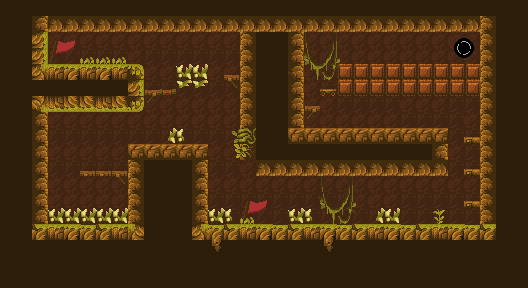

This game map was drawn from its Tiled (.tmx) file and the tilesets committed beside it. A one-line description and the trimmed map source follow:
An orthogonal 33x18 tile map with 16x16 px tiles, 5 tile layers (background, deep, platform, aset-1, ...), 2 tilesets and 20 objects (8x one-way-platform, 6x obstacle, 2x checkpoint, portal-sensor, key-sensor, ...).

<map version="1.10" tiledversion="1.11.2" orientation="orthogonal" renderorder="right-down" width="33" height="18" tilewidth="16" tileheight="16" infinite="0" nextlayerid="8" nextobjectid="47">
 <tileset firstgid="1" source="tileset.tsx" />
 <tileset firstgid="341" source="enviroment.tsx" />
 <layer id="7" name="background" width="33" height="18">
  <data>[594 cells, 224 non-empty, 2 distinct tile ids]</data>
 </layer>
 <layer id="1" name="deep" width="33" height="18">
  <data>[594 cells, 234 non-empty, 2 distinct tile ids]</data>
 </layer>
 <layer id="3" name="platform" width="33" height="18">
  <data>[594 cells, 159 non-empty, 22 distinct tile ids]</data>
 </layer>
 <layer id="4" name="aset-1" width="33" height="18">
  <data>[594 cells, 60 non-empty, 28 distinct tile ids]</data>
 </layer>
 <layer id="5" name="aset-2" width="33" height="18">
  <data>[594 cells, 33 non-empty, 13 distinct tile ids]</data>
 </layer>
 <objectgroup id="2" name="objects">
  <object id="26" name="portal-sensor" x="452.818" y="39.784" width="19.25" height="21.25" />
  <object id="27" name="key-sensor" x="52.9318" y="188.61" width="12" height="13.2727" />
  <object id="28" name="obstacle" x="49.1667" y="210" width="75.6667" height="4.66667" />
  <object id="29" name="one-way-platform" x="144.602" y="89.6705" width="30.25" height="5.75" />
  <object id="30" name="obstacle" x="180" y="72" width="20.8788" height="12.8636" />
  <object id="31" name="obstacle" x="167.636" y="133.318" width="12.6818" height="9.95455" />
  <object id="32" name="obstacle" x="207.636" y="209.818" width="17.8485" height="13.4545" />
  <object id="34" name="obstacle" x="291.352" y="213.864" width="15.0341" height="9.40909" />
  <object id="35" name="obstacle" x="380.341" y="212.455" width="18.4205" height="10.2727" />
  <object id="36" name="one-way-platform" x="464" y="201.091" width="15.8182" height="6" />
  <object id="37" name="one-way-platform" x="464.182" y="169.386" width="15.4545" height="6" />
  <object id="38" name="one-way-platform" x="463.977" y="137.25" width="15.2727" height="6.54545" />
  <object id="39" name="checkpoint" x="242.364" y="211.091" width="13.6364" height="11.0909" />
  <object id="40" name="one-way-platform" x="226.318" y="75.0909" width="13.1364" height="4.54545" />
  <object id="41" name="one-way-platform" x="80" y="171.273" width="47.4545" height="4.54545" />
  <object id="42" name="checkpoint" x="49.625" y="48.8958" width="15.75" height="15.625" />
  <object id="43" name="player" x="49.75" y="39.1458" width="15" height="22" />
  <object id="44" name="foot-sensor" x="50.4034" y="59.7018" width="14" height="4" />
  <object id="45" name="one-way-platform" x="319.667" y="91.0833" width="15.3333" height="6" />
  <object id="46" name="one-way-platform" x="304.5" y="106.5" width="15.75" height="5.25" />
 </objectgroup>
</map>